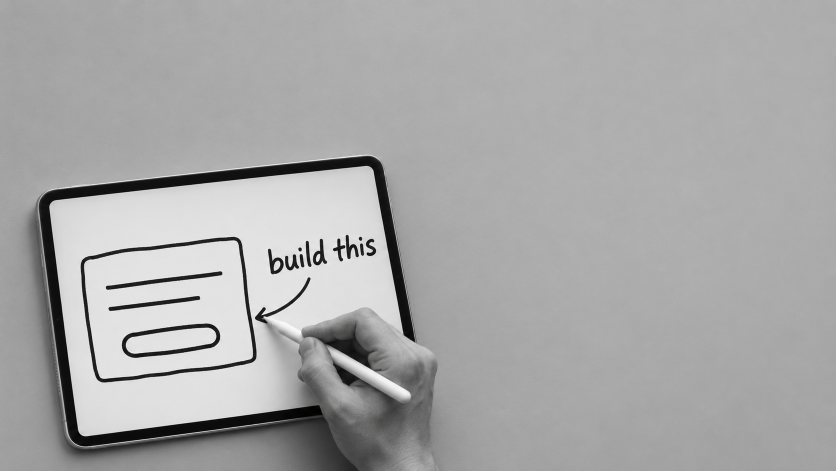
#> input picture design/reflex-still/v2-photo-3.png, 1672 x 941 px (shown at 1/2 size)
$ python composite_v3.py
#> lines starting #> are read from the running program, lines starting #| are printed output that depends on the picture
### design/reflex-still/composite.py
"""Rebuild: PYTHONPATH=design/reflex-still/.deps python3 design/reflex-still/composite.py

Photos: built-in image_gen; terminal, text, and geometric connectors: Pillow.
All composition coordinates are in the final 1600 x 900 image space.
"""
from pathlib import Path
import math
from PIL import Image, ImageDraw, ImageFont, ImageFilter, ImageOps

ROOT = Path(__file__).resolve().parent
S = 3
SIZE = (1600, 900)
FONT = '/System/Library/Fonts/Menlo.ttc'

def box(coords):
    return tuple(round(v*S) for v in coords)

def font(size):
    return ImageFont.truetype(FONT, round(size*S))

def bezier(a,b,c,d,n=160):
    return [((1-t)**3*a[0]+3*(1-t)**2*t*b[0]+3*(1-t)*t*t*c[0]+t**3*d[0],
             (1-t)**3*a[1]+3*(1-t)**2*t*b[1]+3*(1-t)*t*t*c[1]+t**3*d[1])
            for t in (i/n for i in range(n+1))]

def parallel_lines(im, points):
    # True normal offsets keep the two rails equidistant through every curve.
    draw=ImageDraw.Draw(im)
    for offset in (-7,7):
        rail=[]
        for i,(x,y) in enumerate(points):
            p=points[max(i-1,0)]; q=points[min(i+1,len(points)-1)]
            dx,dy=q[0]-p[0],q[1]-p[1]
            length=math.hypot(dx,dy)
            rail.append((round((x-dy/length*offset)*S),round((y+dx/length*offset)*S)))
        draw.line(rail, fill=(67,67,67,255), width=4*S, joint='curve')

# [46 lines left out: functions terminal, build, not called in this run]

# [10 lines that do not run on import are left out]

### design/reflex-still/composite_v3.py
"""Rebuild: PYTHONDONTWRITEBYTECODE=1 PYTHONPATH=.deps /opt/homebrew/bin/python3.14 composite_v3.py

Real Claude Code reference: claude-reference.png, captured from running Claude.app.
Icon: largest rendition extracted with iconutil from Claude.app's electron.icns.
Photo, window bounds, connector geometry and shadow match v2-3.
"""
from pathlib import Path
import shutil
from PIL import Image, ImageDraw, ImageFont, ImageFilter, ImageOps
from composite import S, SIZE, box, bezier, parallel_lines

ROOT = Path(__file__).resolve().parent
FONT = str(ROOT / 'AnthropicSans.ttf')
ORANGE = '#d97757'

def font(size):
    return ImageFont.truetype(FONT, round(size*S))

def app_window(im, light=False):
#> called with light = False
    x,y,w,h = 1040,185,475,310
    bg,side,chrome,bubble,composer,fg,muted,edge = (
        ('#faf9f5','#f0eee6','#f0eee6','#eeece4','#ffffff','#22221f','#77756e','#d8d5cb') if light else
        ('#191918','#20201f','#20201f','#272726','#30302e','#f4f3ee','#a7a59f','#41413d'))
    shadow=Image.new('RGBA',im.size)
#> shadow: PIL image 4800x2700 RGBA; every value is 0
    ImageDraw.Draw(shadow).rounded_rectangle(box((x+3,y+20,x+w+3,y+h+20)),radius=20*S,fill=(0,0,0,64))
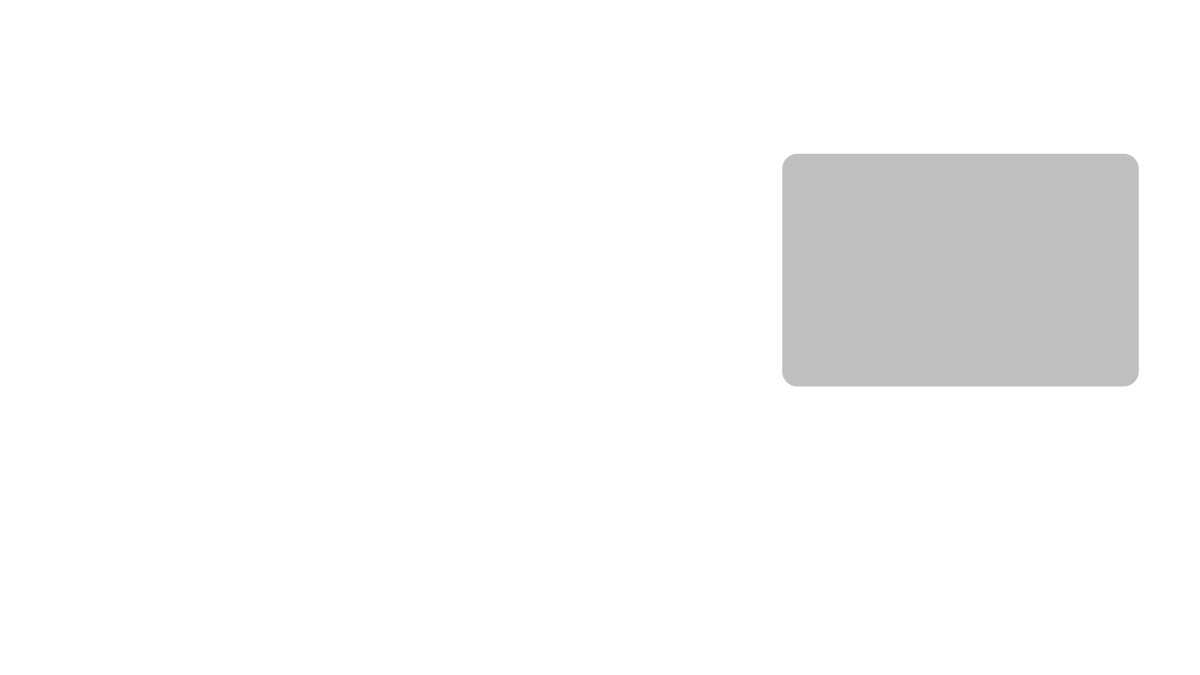
#> shadow: PIL image 4800x2700 RGBA (shown at 1/4 size); mean R, G, B, A 0, 0, 0, 6.5; transparent parts drawn white
    im.alpha_composite(shadow.filter(ImageFilter.GaussianBlur(22*S)))
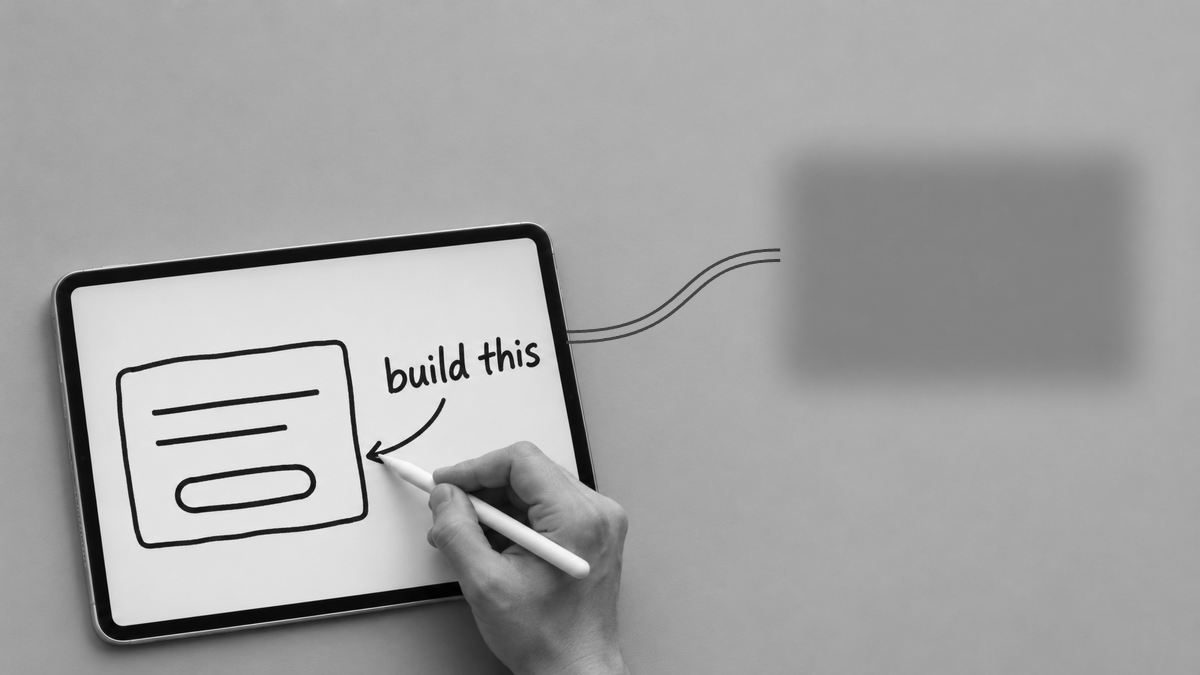
#> im: PIL image 4800x2700 RGBA (shown at 1/4 size); mean R, G, B, A 163.2, 163.2, 163.2, 255
    contact=Image.new('RGBA',im.size)
    ImageDraw.Draw(contact).rounded_rectangle(box((x,y+5,x+w,y+h+5)),radius=19*S,fill=(0,0,0,38))
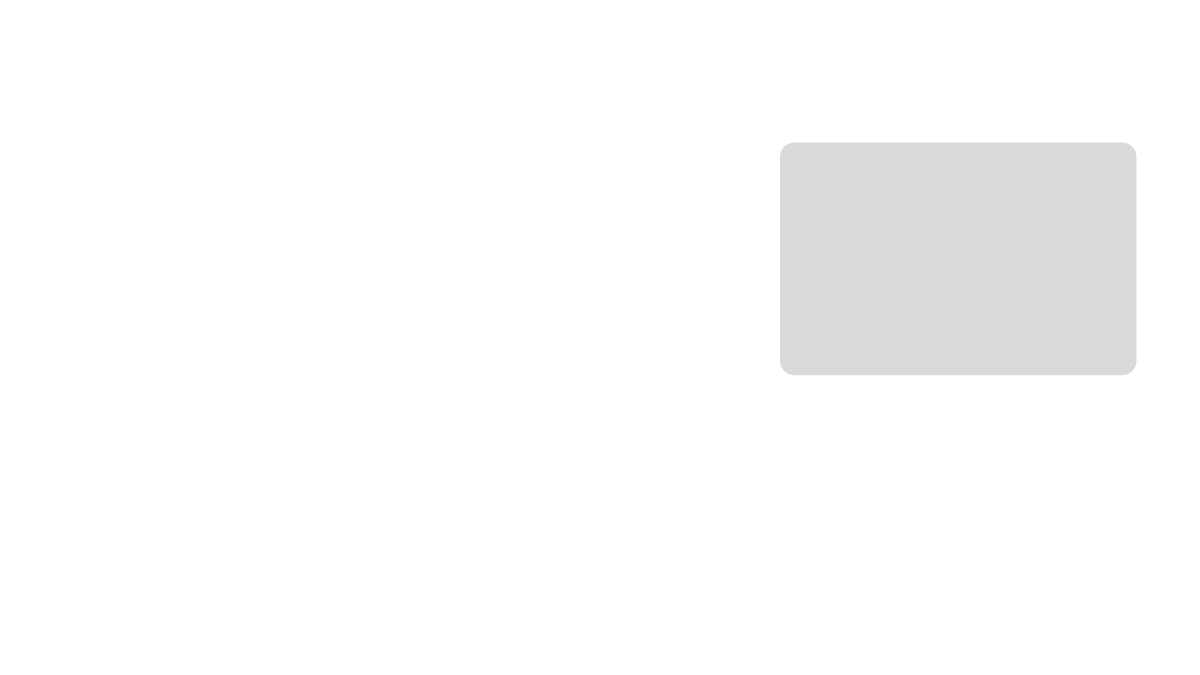
#> contact: PIL image 4800x2700 RGBA (shown at 1/4 size); mean R, G, B, A 0, 0, 0, 3.9; transparent parts drawn white
    im.alpha_composite(contact.filter(ImageFilter.GaussianBlur(5*S)))
    # Local rendering makes every panel clip cleanly to the native rounded shell.
    panel=Image.new('RGBA',(w*S,h*S),bg)
    d=ImageDraw.Draw(panel)
    def rect(b,fill,r=0,outline=None,width=1):
        d.rounded_rectangle(box(b),radius=r*S,fill=fill,outline=outline,width=round(width*S))
    def line(points,fill=muted,width=1):
        d.line([(round(a*S),round(b*S)) for a,b in points],fill=fill,width=round(width*S),joint='curve')
    def text(px,py,s,size=16,color=None):
        d.text(box((px,py)),s,font=font(size),fill=color or fg,anchor='lt')
    rect((0,0,99,h),side)
    rect((0,0,w,48),chrome)
    line([(99,0),(99,h)],edge)
    line([(99,48),(w,48)],edge)
    for j,c in enumerate(('#ed6a5e','#f4bf4f','#61c554')):
        d.ellipse(box((14+j*17,16,23+j*17,25)),fill=c)
    # Code-mode switch from the real app's top-left toolbar.
    rect((72,10,93,33),composer,5,edge)
    text(75,15,'‹/›',12)
#> (the run stopped early here; a loop or call above may not have finished)

$ run again, with design/reflex-still/v2-photo-1.png copied over design/reflex-still/v2-photo-3.png
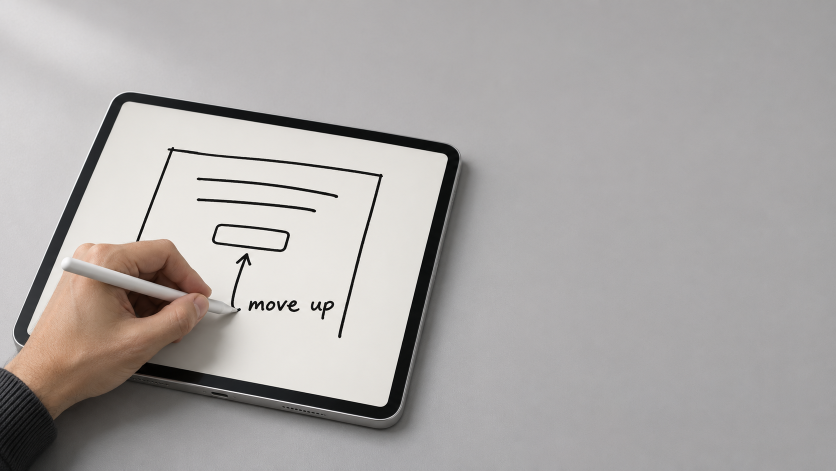
#> input picture design/reflex-still/v2-photo-1.png, 1672 x 941 px (shown at 1/2 size)
#> in build, `photo=ImageOps.grayscale(Image.open(ROOT/'v2-photo-3.png')).convert('R..`:
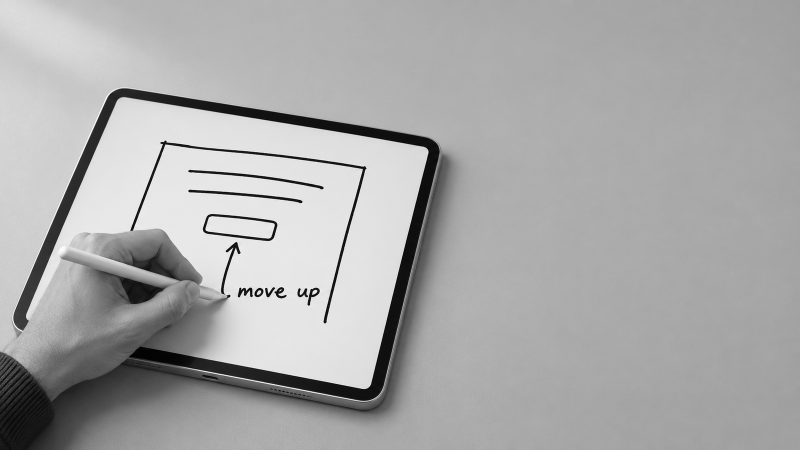
#> photo: PIL image 1600x900 RGB (shown at 1/2 size); min 0, max 255, mean 169
#> in app_window, `im.alpha_composite(shadow.filter(ImageFilter.GaussianBlur(22*S)))`:
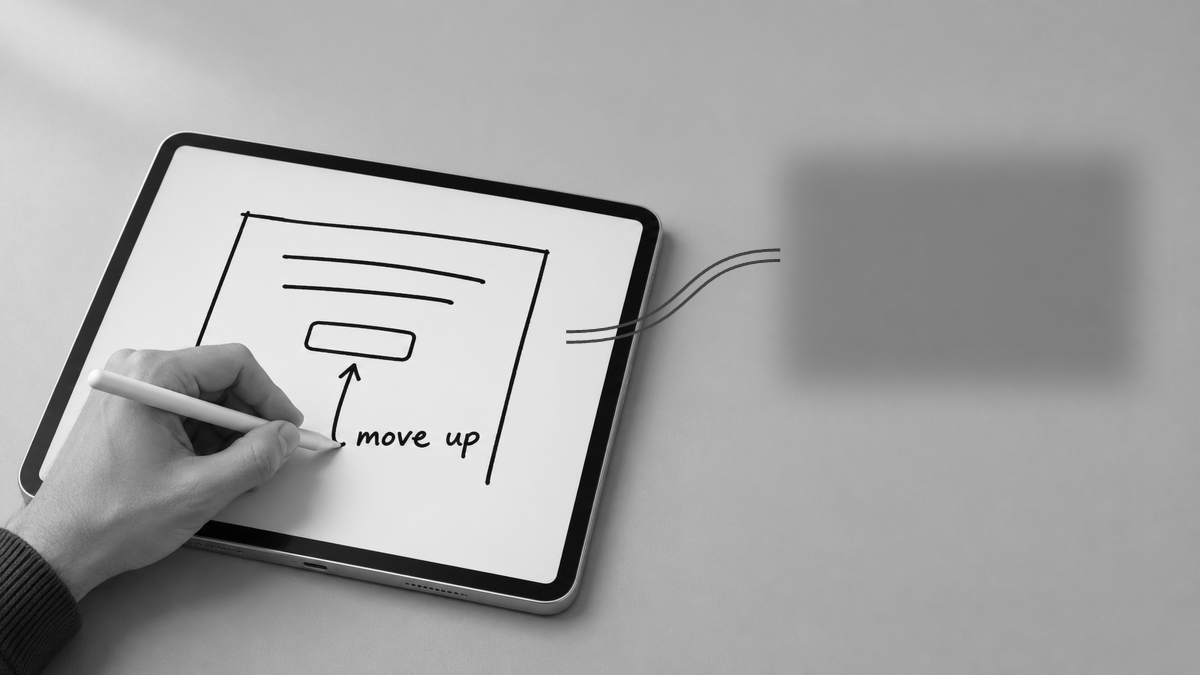
#> im: PIL image 4800x2700 RGBA (shown at 1/4 size); mean R, G, B, A 164.5, 164.5, 164.5, 255

$ run again, with design/reflex-still/v2-photo-2.png copied over design/reflex-still/v2-photo-3.png
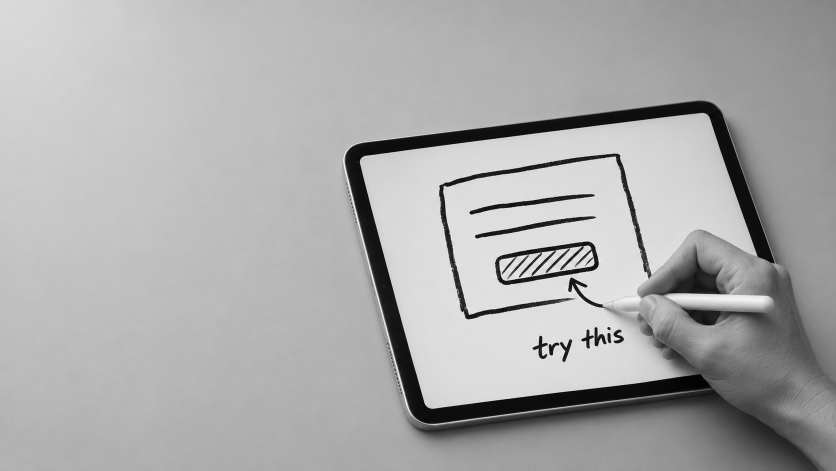
#> input picture design/reflex-still/v2-photo-2.png, 1672 x 941 px (shown at 1/2 size)
#> in app_window, `im.alpha_composite(shadow.filter(ImageFilter.GaussianBlur(22*S)))`:
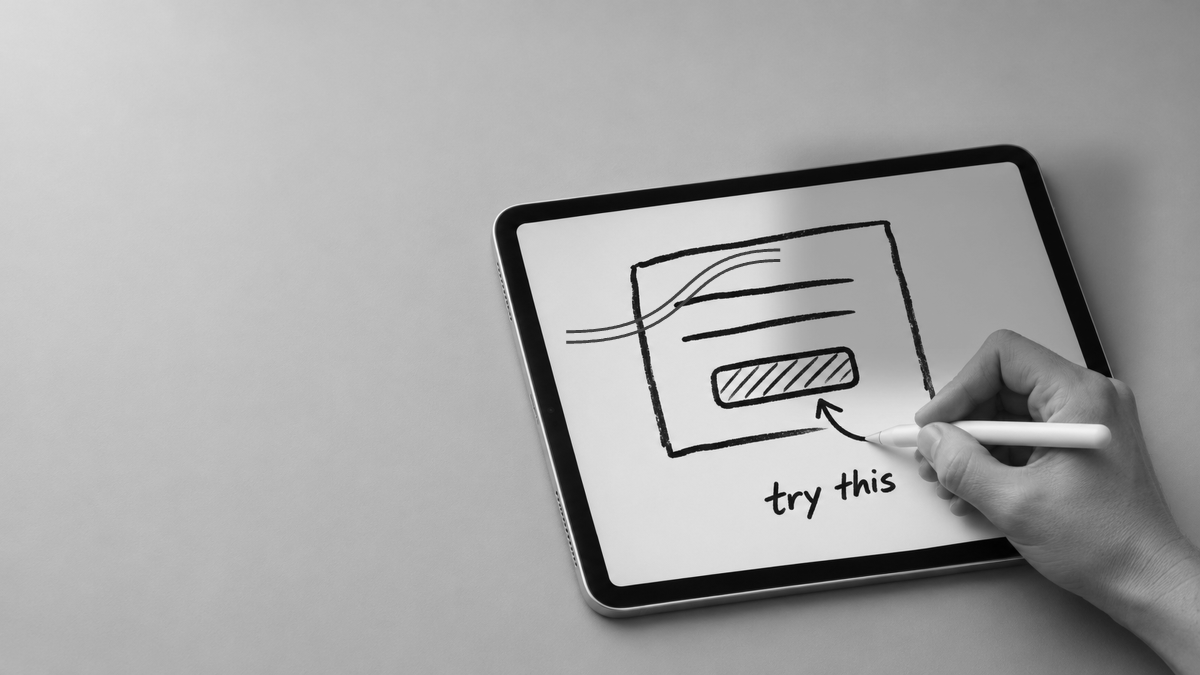
#> im: PIL image 4800x2700 RGBA (shown at 1/4 size); mean R, G, B, A 166.2, 166.2, 166.2, 255
#> in app_window, `im.alpha_composite(contact.filter(ImageFilter.GaussianBlur(5*S)))`:
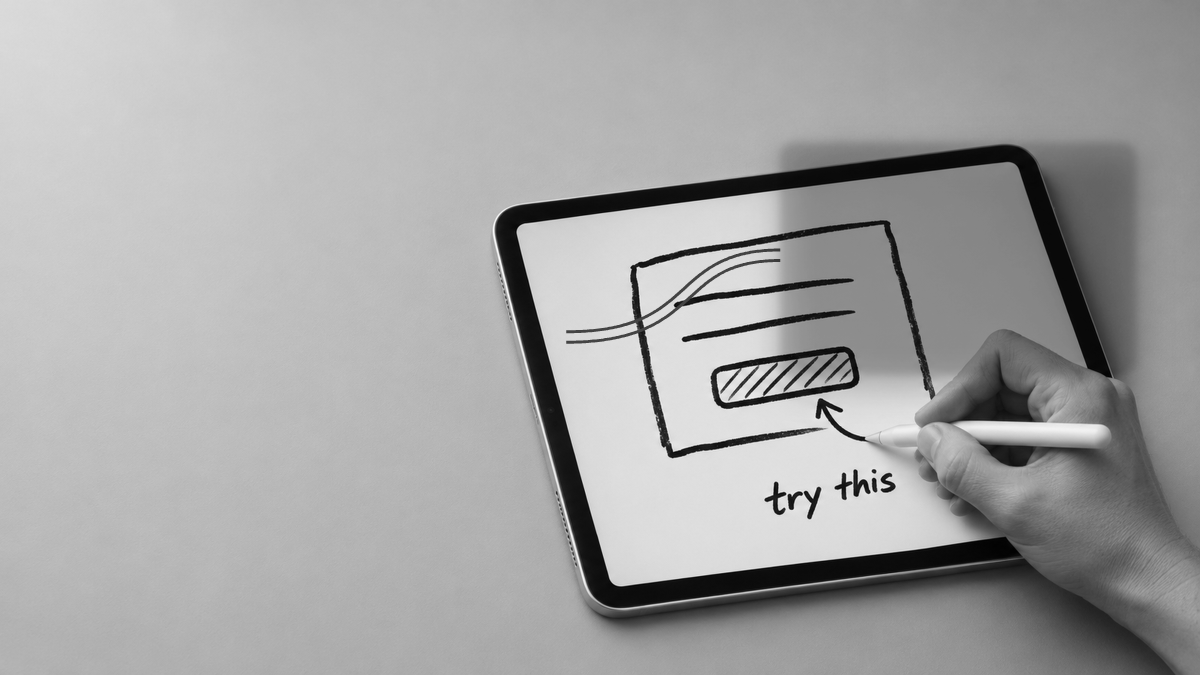
#> im: PIL image 4800x2700 RGBA (shown at 1/4 size); mean R, G, B, A 164.2, 164.2, 164.2, 255

$ run again, with design/reflex-still/v4-photo-1.png copied over design/reflex-still/v2-photo-3.png
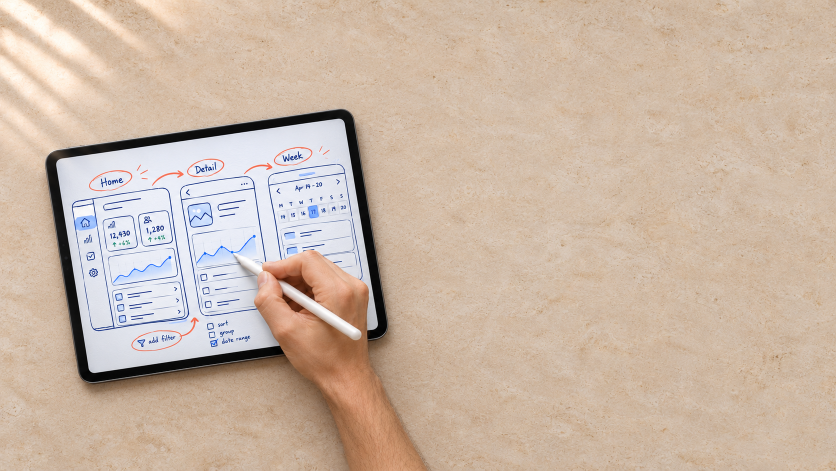
#> input picture design/reflex-still/v4-photo-1.png, 1672 x 941 px (shown at 1/2 size)
#> in build, `photo=ImageOps.grayscale(Image.open(ROOT/'v2-photo-3.png')).convert('R..`:
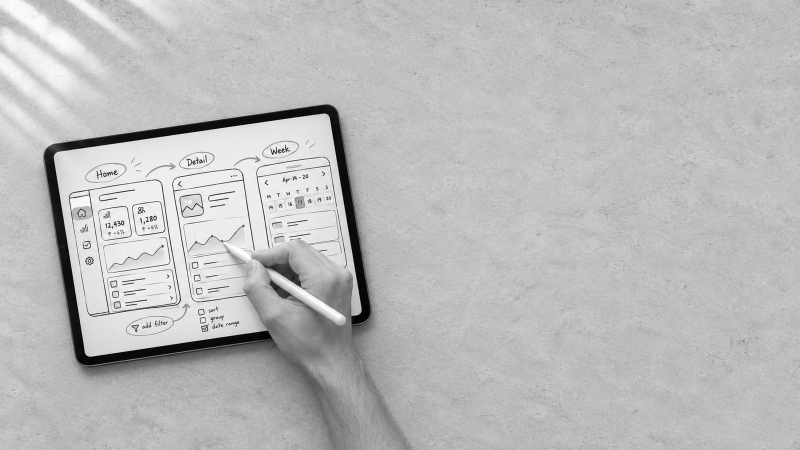
#> photo: PIL image 1600x900 RGB (shown at 1/2 size); min 0, max 255, mean 187.2
#> in app_window, `im.alpha_composite(contact.filter(ImageFilter.GaussianBlur(5*S)))`:
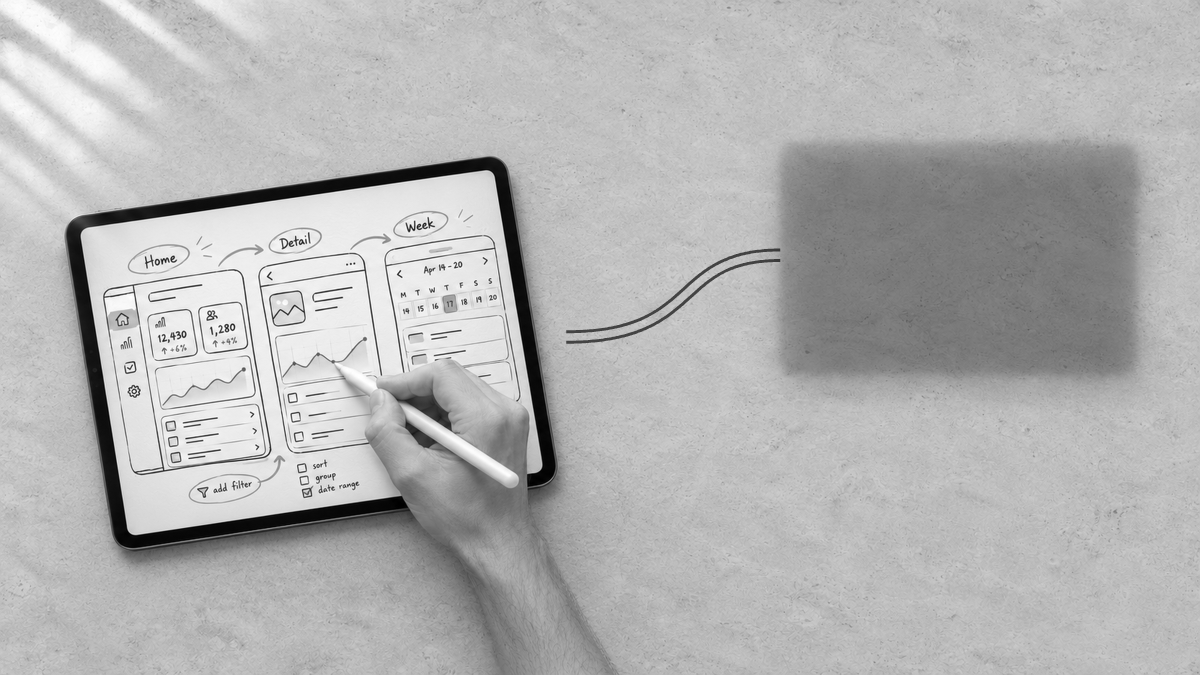
#> im: PIL image 4800x2700 RGBA (shown at 1/4 size); mean R, G, B, A 179.8, 179.8, 179.8, 255
